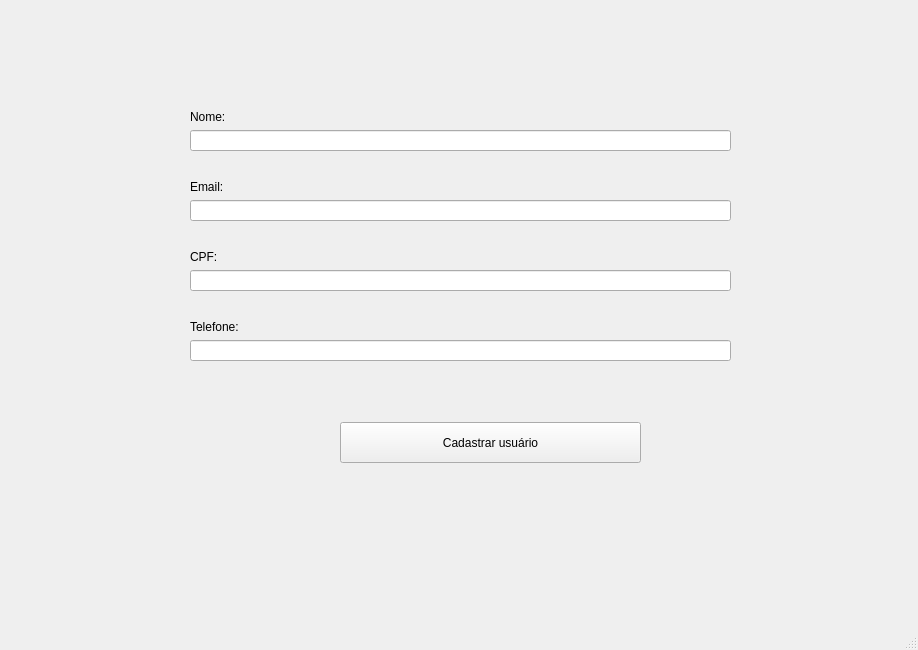
<?xml version="1.0" encoding="UTF-8"?>
<ui version="4.0">
 <class>MainWindow</class>
 <widget class="QMainWindow" name="MainWindow">
  <property name="geometry">
   <rect>
    <x>0</x>
    <y>0</y>
    <width>918</width>
    <height>650</height>
   </rect>
  </property>
  <property name="windowTitle">
   <string>MainWindow</string>
  </property>
  <widget class="QWidget" name="centralwidget">
   <widget class="QWidget" name="gridLayoutWidget">
    <property name="geometry">
     <rect>
      <x>190</x>
      <y>110</y>
      <width>541</width>
      <height>41</height>
     </rect>
    </property>
    <layout class="QGridLayout" name="gridLayout">
     <item row="0" column="0">
      <widget class="QLabel" name="label">
       <property name="text">
        <string>Nome:</string>
       </property>
      </widget>
     </item>
     <item row="1" column="0">
      <widget class="QLineEdit" name="nomeCadastro"/>
     </item>
    </layout>
   </widget>
   <widget class="QWidget" name="gridLayoutWidget_2">
    <property name="geometry">
     <rect>
      <x>190</x>
      <y>180</y>
      <width>541</width>
      <height>41</height>
     </rect>
    </property>
    <layout class="QGridLayout" name="gridLayout_2">
     <item row="0" column="0">
      <widget class="QLabel" name="label_2">
       <property name="text">
        <string>Email:</string>
       </property>
      </widget>
     </item>
     <item row="1" column="0">
      <widget class="QLineEdit" name="cadastroEmail"/>
     </item>
    </layout>
   </widget>
   <widget class="QWidget" name="gridLayoutWidget_3">
    <property name="geometry">
     <rect>
      <x>190</x>
      <y>250</y>
      <width>541</width>
      <height>41</height>
     </rect>
    </property>
    <layout class="QGridLayout" name="gridLayout_3">
     <item row="0" column="0">
      <widget class="QLabel" name="label_3">
       <property name="text">
        <string>CPF:</string>
       </property>
      </widget>
     </item>
     <item row="1" column="0">
      <widget class="QLineEdit" name="cadastroCpf"/>
     </item>
    </layout>
   </widget>
   <widget class="QWidget" name="gridLayoutWidget_4">
    <property name="geometry">
     <rect>
      <x>190</x>
      <y>320</y>
      <width>541</width>
      <height>41</height>
     </rect>
    </property>
    <layout class="QGridLayout" name="gridLayout_4">
     <item row="0" column="0">
      <widget class="QLabel" name="label_4">
       <property name="text">
        <string>Telefone:</string>
       </property>
      </widget>
     </item>
     <item row="1" column="0">
      <widget class="QLineEdit" name="telefoneCadastro"/>
     </item>
    </layout>
   </widget>
   <widget class="QPushButton" name="cadastrarUsuario">
    <property name="geometry">
     <rect>
      <x>340</x>
      <y>422</y>
      <width>301</width>
      <height>41</height>
     </rect>
    </property>
    <property name="text">
     <string>Cadastrar usuário</string>
    </property>
   </widget>
  </widget>
  <widget class="QMenuBar" name="menubar">
   <property name="geometry">
    <rect>
     <x>0</x>
     <y>0</y>
     <width>918</width>
     <height>21</height>
    </rect>
   </property>
  </widget>
  <widget class="QStatusBar" name="statusbar"/>
 </widget>
 <resources/>
 <connections/>
</ui>
